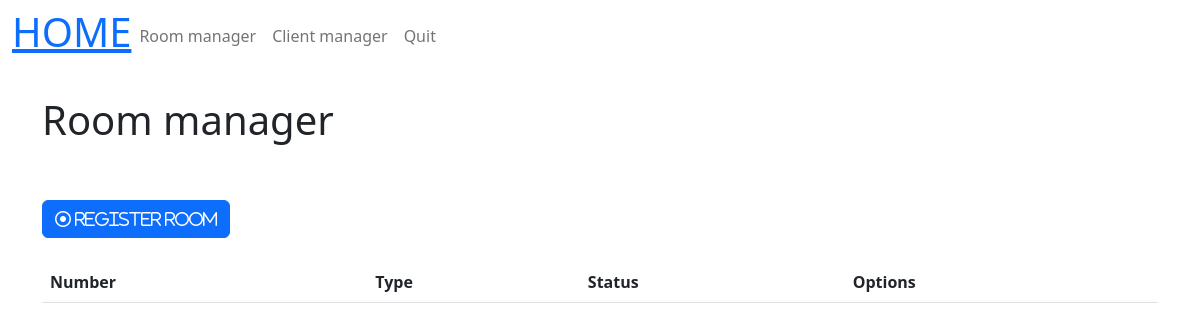
/z_quarto.index.php, run on an earlier commit of the app's database.
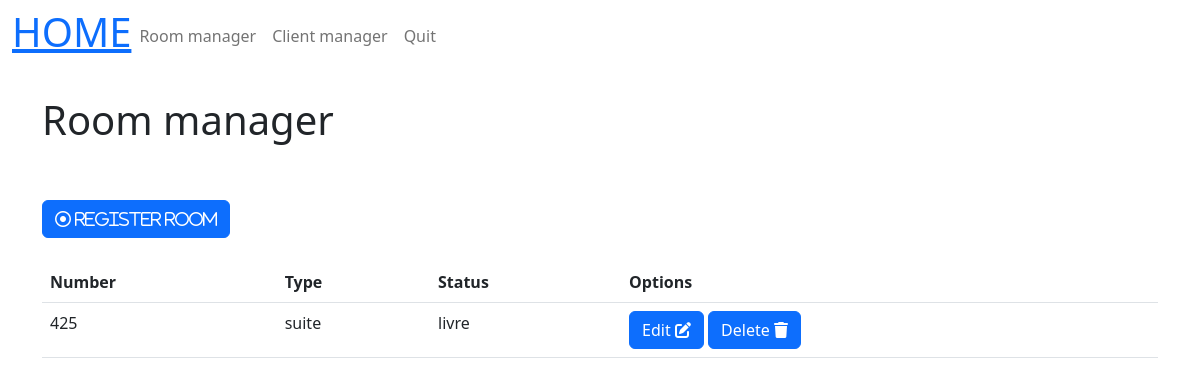
And on a later commit of the database.
### tables this page shows
CREATE TABLE `quarto` (
  `id_quarto` int(10) NOT NULL,
  `numero` int(4) NOT NULL,
  `tipo` varchar(200) NOT NULL,
  `estado` varchar(200) NOT NULL
);

### src/MySQL.php (called while the page is built, shortened)
<?php
class MySQL{
	private $connection;
	public function __construct(){
		$this->connection = new \mysqli(HOST,USUARIO,SENHA,BANCO);
		$this->connection->set_charset("utf8");
	}
	public function consulta($sql){
		$result = $this->connection->query($sql);
		$data = array();
		while($item = mysqli_fetch_array($result)){
			$data[] = $item;
		}
		return $data;
		}
	}
?>

### src/Quarto.php (called while the page is built, shortened)
<?php
class Quarto implements ActiveRecord{
    private int $id_quarto;
    public function setIdQuarto(int $id_quarto):void{
        $this->id_quarto = $id_quarto;
    }
    public function getIdQuarto():int{
        return $this->id_quarto;
    }
    public function getNumero():string{
        return $this->numero;
    }
    public function getTipo():string{
        return $this->tipo;
    }
    public function getEstado():string{
        return $this->estado;
    }
    public static function findall():array{
        $conexao = new MySQL();
        $sql = "SELECT * FROM quarto";
        $resultados = $conexao->consulta($sql);
        $quartos = array();
        foreach($resultados as $resultado){
            $p = new Quarto($resultado['numero'],$resultado['tipo'],$resultado['estado']);
            $p->setIdQuarto($resultado['id_quarto']);
            $quartos[] = $p;
        }
        return $quartos;
    }
}

### z_quarto.index.php (the view, shortened to what this page needs)
<?php require_once __DIR__.'/x_navbar.php'; ?>
<?php
$quartos = Quarto::findall();
?>
<!DOCTYPE html>
<html lang="en">
<head>
    <link href="https://cdn.jsdelivr.net/npm/bootstrap@5.2.3/dist/css/bootstrap.min.css" rel="stylesheet">
    <link rel="stylesheet" href="z_quarto.style.scss">
</head>
<body>
    <div class="container"><br>
        <h1>Room manager</h1><br>
        <div><br>
            <a href='z_quarto.cad.php'><button class="btn btn-primary"><i class="fa-regular fa-circle-dot">  Register room</i></button></a>
        </div><br>
        <table class="table">
            <tr class=titulos>
                <th>Number</th>
                <th>Type</th>
                <th>Status</th>
                <th>Options</th>
            </tr>
            <?php
            foreach($quartos as $quarto){
                echo "<tr>";
                echo "<td>{$quarto->getNumero()}</td>";
                echo "<td>{$quarto->getTipo()}</td>";
                echo "<td>{$quarto->getEstado()}</td>";
                echo "<td>
                        <div>
                            <a href='z_quarto.editar.php?id={$quarto->getIdQuarto()}'><button class='btn btn-primary'>Edit  <i class='fa-solid fa-pen-to-square'></i></button></a>
                            <a href='z_quarto.excluir.php?id={$quarto->getIdQuarto()}'><button class='btn btn-primary'>Delete  <i class='fa-solid fa-trash'></i></button></a
                        </div>
                    </td>";
                echo "</tr>";
            }
            ?>
        </table>
    </div>
</body>
</html>

What changed in the data, as far as the page shows it:
added quarto: numero "425", tipo "suite", estado "livre"
